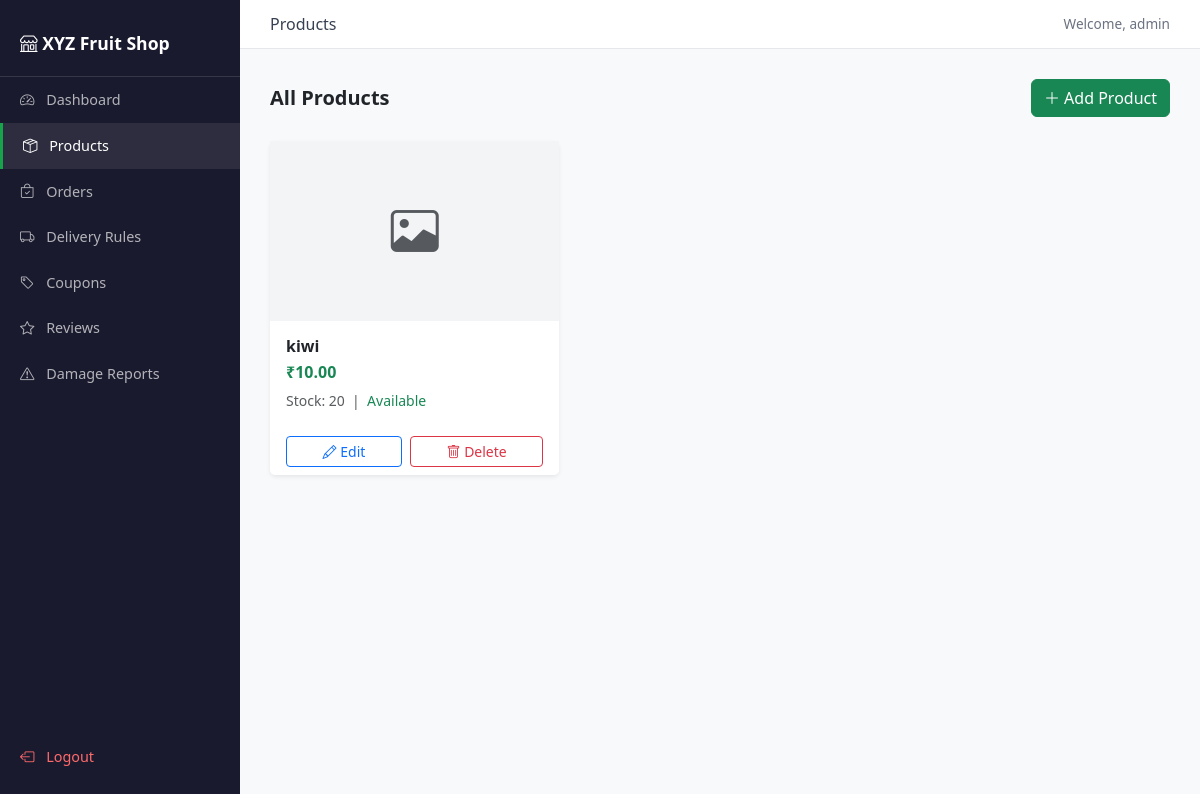
Page /dashboard/products/ (signed in) on the earlier database version.
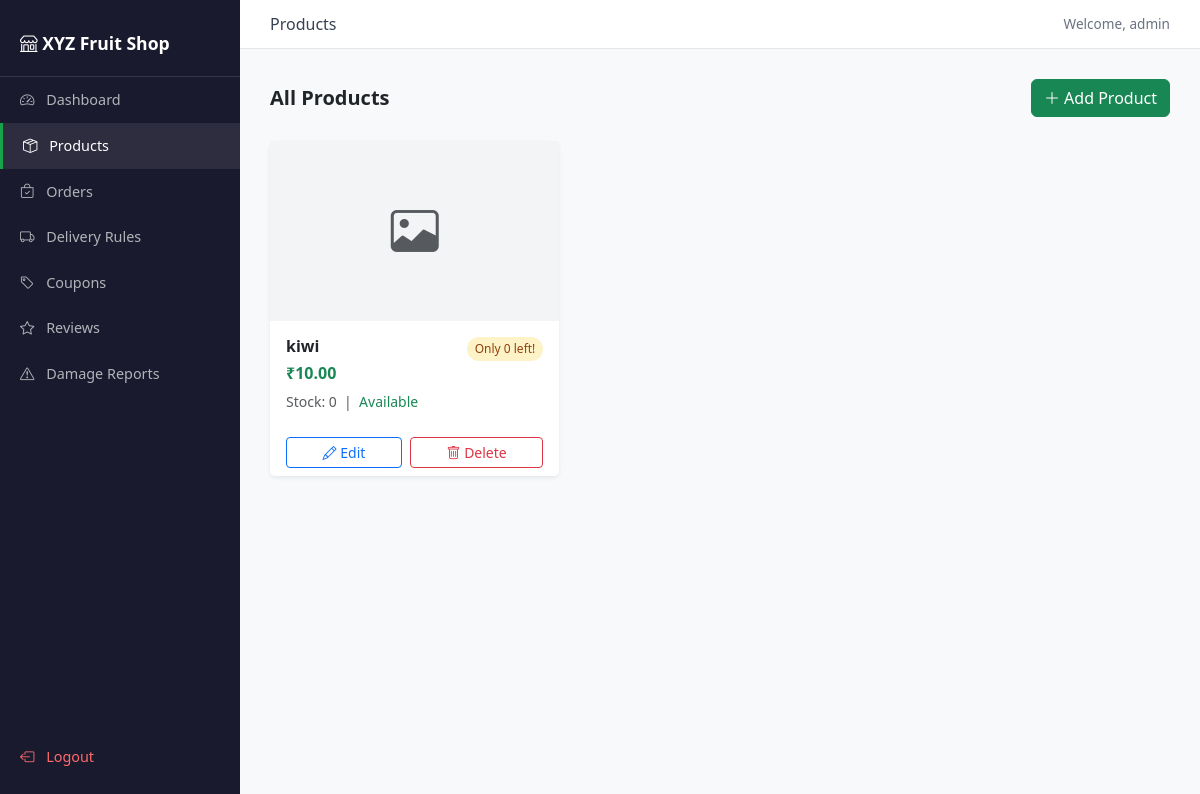
Same page on the later database version.
### store/models.py (models this page shows, shortened)
class Product(models.Model):
    shop               = models.ForeignKey(Shop, on_delete=models.CASCADE, related_name='products')
    name               = models.CharField(max_length=100)
    description        = models.TextField(blank=True)
    price              = models.DecimalField(max_digits=8, decimal_places=2)
    image              = models.ImageField(upload_to='products/', blank=True, null=True)
    category           = models.CharField(max_length=50, blank=True)
    stock_count        = models.PositiveIntegerField(default=0)
    low_stock_threshold= models.PositiveIntegerField(default=5)
    expiry_date        = models.DateField(blank=True, null=True)
    is_available       = models.BooleanField(default=True)
    created_at         = models.DateTimeField(auto_now_add=True)
    def is_low_stock(self):
        return self.stock_count <= self.low_stock_threshold

### store/views.py (the view)
# urls.py: path('products/',          views.product_list,   name='product_list'),
@login_required(login_url='/dashboard/login/')
def product_list(request):
    shop     = get_object_or_404(Shop, owner=request.user)
    products = Product.objects.filter(shop=shop)
    return render(request, 'dashboard/products.html', {'shop': shop, 'products': products})

### templates/dashboard/products.html (shortened to what this page needs)
{% extends 'base.html' %}
{% block page_title %}Products{% endblock %}
{% block content %}
<div class="d-flex justify-content-between align-items-center mb-4">
    <h5 class="mb-0 fw-bold">All Products</h5>
    <a href="{% url 'product_add' %}" class="btn btn-success">
        <i class="bi bi-plus-lg"></i> Add Product
    </a>
</div>
{% if products %}
<div class="row g-3">
    {% for product in products %}
    <div class="col-md-4">
        <div class="card border-0 shadow-sm h-100">
            {% if product.image %}
                <img src="{{ product.image.url }}" class="card-img-top"
                     style="height:180px; object-fit:cover;">
            {% else %}
                <div style="height:180px; background:#f3f4f6; display:flex;
                            align-items:center; justify-content:center;">
                    <i class="bi bi-image text-muted" style="font-size:3rem;"></i>
                </div>
            {% endif %}
            <div class="card-body">
                <div class="d-flex justify-content-between align-items-start">
                    <h6 class="card-title fw-bold mb-1">{{ product.name }}</h6>
                    {% if product.is_low_stock %}
                        <span class="badge-low-stock">
                            Only {{ product.stock_count }} left!
                        </span>
                    {% endif %}
                </div>
                <div class="text-success fw-bold mb-1">₹{{ product.price }}</div>
                <small class="text-muted">
                    Stock: {{ product.stock_count }} &nbsp;|&nbsp;
                    {% if product.is_available %}
                        <span class="text-success">Available</span>
                    {% else %}
                        <span class="text-danger">Unavailable</span>
                    {% endif %}
                </small>
            </div>
            <div class="card-footer bg-white border-0 d-flex gap-2">
                <a href="{% url 'product_edit' product.pk %}"
                   class="btn btn-outline-primary btn-sm flex-fill">
                    <i class="bi bi-pencil"></i> Edit
                </a>
                <a href="{% url 'product_delete' product.pk %}"
                   class="btn btn-outline-danger btn-sm flex-fill"
                   onclick="return confirm('Delete {{ product.name }}?')">
                    <i class="bi bi-trash"></i> Delete
                </a>
            </div>
        </div>
    </div>
    {% endfor %}
</div>
{% endif %}
{% endblock %}

Differences in the rows shown:
changed Product "kiwi": stock_count (not shown) → "0"; stock_count "20" → "0"
